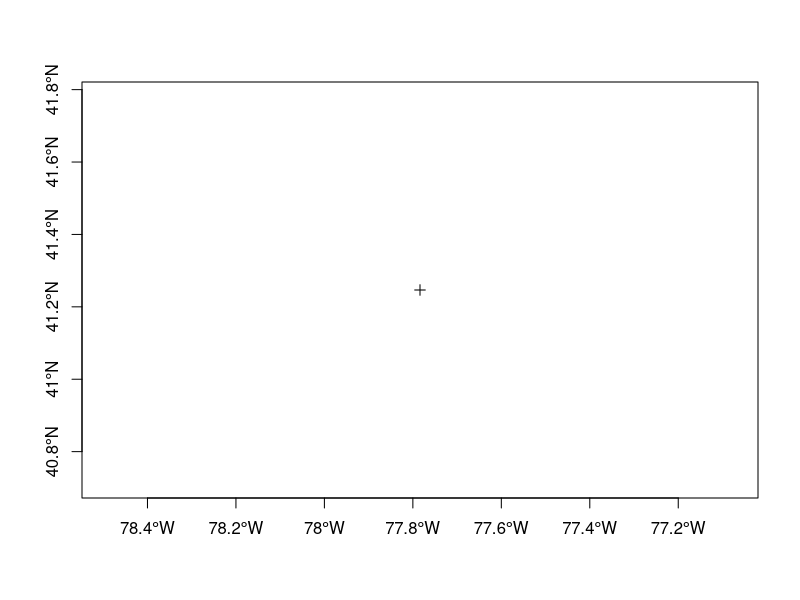

Generate this figure with R: (Note: this script raises an error after producing the figure.)
# this is the prep code for recovered tags for 20 random, breeding season only

library(raster); library(sf) #required packages

ewpw <- read.csv("./EWPW_MASTER_breedingseason.csv")

head(ewpw) #looks good, Bird.ID; Latitude; Longitude; CID

#setting the projection to Albers 
albers <- "+proj=aea +lat_1=29.5 +lat_2=45.5 +lat_0=37.5 +lon_0=-96 +x_0=0 +y_0=0 +ellps=GRS80 +datum=NAD83 +units=m +no_defs"

#creating a blank dataframe 
blankDF <- data.frame("SID" = 0, "CID" = 0, "Alts" = 0, "Use" = 0, "Lat" = 0, "Long" = 0)

#data prep: creating randoms 19 for every 1 used point within in a 200 m radius of the used point
for(i in 1:length(unique(ewpw$Bird.ID))){ 
  ewpw_i <- subset(ewpw, Bird.ID == unique(ewpw$Bird.ID)[i]) 
  
  for(j in 1:nrow(ewpw_i)){ 
    ewpw_i_CID_j <- ewpw_i[j,]
    
    ewpw_i_CID_j_sp <- SpatialPoints(coords = data.frame("x" = ewpw_i_CID_j$Longitude, "y" = ewpw_i_CID_j$Latitude)) # create spatial object
    crs(ewpw_i_CID_j_sp) <- CRS("+init=epsg:4326") 
    plot(ewpw_i_CID_j_sp, axes = TRUE)
    ewpw_i_CID_j_sp <- spTransform(ewpw_i_CID_j_sp, CRS(albers)) 
    buff1 <- raster::buffer(ewpw_i_CID_j_sp, width = 200)
    plot(buff1, axes = TRUE); plot(ewpw_i_CID_j_sp, add = TRUE)
    
    buff2 <- st_as_sf(buff1) 
    points1 = st_sample(buff2, size = 19) 
    points1 <- as_Spatial(points1) 
    plot(buff1, lwd = 2); plot(points1, add = TRUE, col = "red", cex = 5, pch = "."); plot(ewpw_i_CID_j_sp, add = TRUE, col = "blue", cex = 10, pch = ".") # plot to confir pch = 3m it worked
    points2 <- spTransform(points1, CRS("+init=epsg:4326"))  
    randomcoords <- data.frame(points2@coords) 
    names(randomcoords) <- c("long", "lat") 
    choice_j_data <- data.frame("SID" = rep(i, 20),
                                "CID" = rep(max(blankDF$CID)+1, 20),
                                "Alts" = c(1:20),
                                "Use" = c(rep(0,19),1),
                                "Lat" = c(randomcoords$lat, ewpw_i_CID_j$Latitude),
                                "Long" = c(randomcoords$long, ewpw_i_CID_j$Longitude))
    blankDF <- rbind(blankDF, choice_j_data)
  }
}

#filling in the blank data frame with our newly generated randoms and SID 
nrow(blankDF)
blankDF <- blankDF[2:nrow(blankDF),]
write.csv(blankDF, "./RecoveredEWPWPtsw20randoms.csv", row.names = FALSE)
